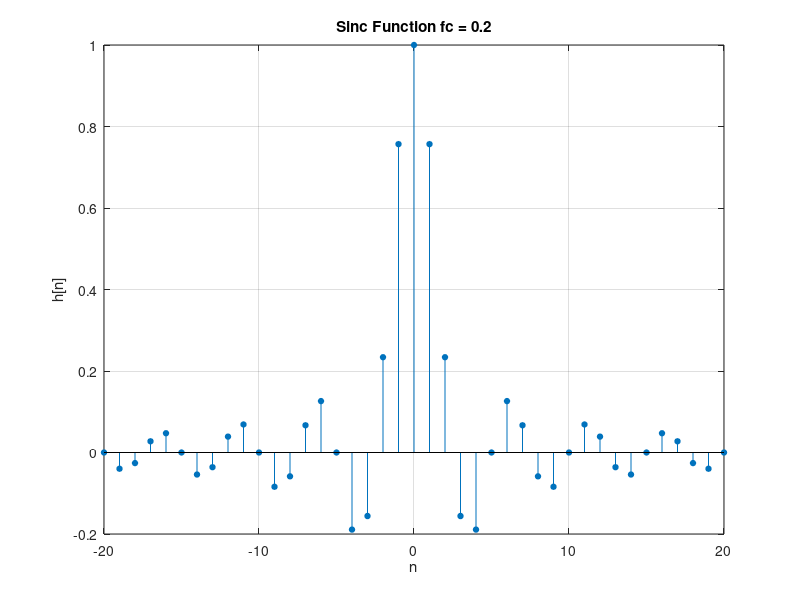
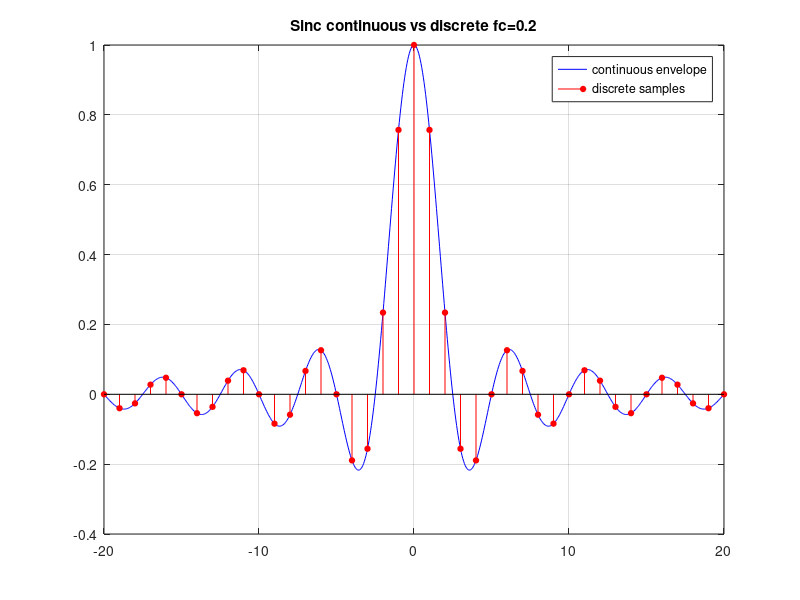
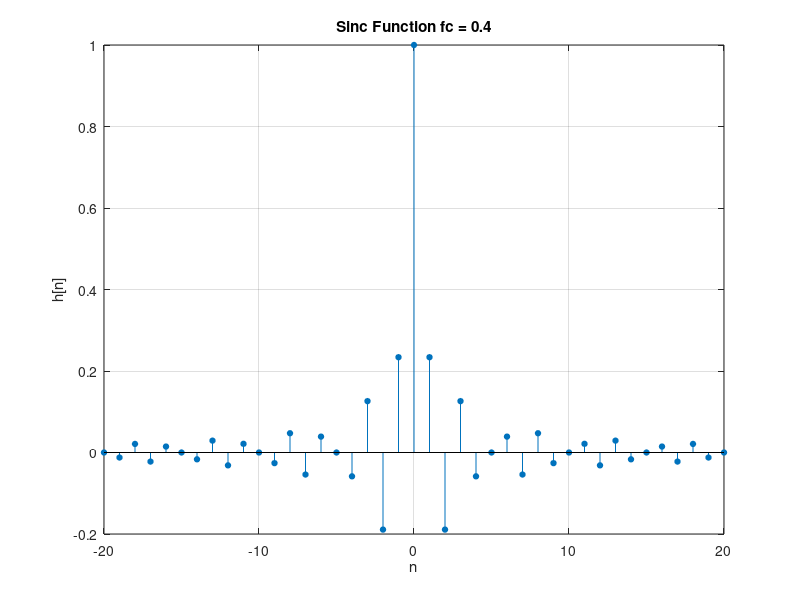
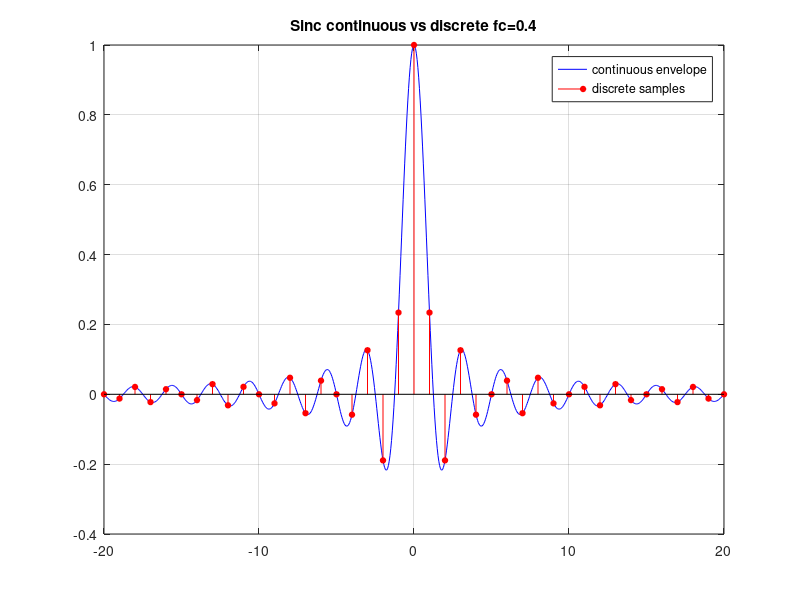

Here is the MATLAB script that generated these plots, in order:
% Sinc Function - Task A3
n = -20:20;

% fc = 0.2
fc = 0.2;
h = sinc(2*fc*n);

figure;
stem(n, h, 'filled', 'MarkerSize', 4);
title(['Sinc Function fc = ' num2str(fc)]);
xlabel('n'); ylabel('h[n]'); grid on;
print('sincfunc_plot1.png', '-dpng', '-r300');

% Find peak
[maxval maxidx] = max(h);
disp(['fc=0.2: Peak at n=' num2str(n(maxidx)) ' value=' num2str(maxval)]);

% Check zero crossings
for k = 1:5
  idx = round(1/(2*fc) * k) + 21;
  if idx <= length(h)
    disp(['fc=0.2: h[' num2str(k) '/(2*fc)] = ' num2str(h(idx))]);
  end
end

% Compare continuous vs discrete
figure;
t_cont = -20:0.05:20;
h_cont = sinc(2*fc*t_cont);
plot(t_cont, h_cont, 'b-'); hold on;
stem(n, h, 'filled', 'r', 'MarkerSize', 4);
legend('continuous envelope', 'discrete samples');
title('Sinc continuous vs discrete fc=0.2'); grid on;
print('sincfunc_plot2.png', '-dpng', '-r300');

% fc = 0.4
fc = 0.4;
h = sinc(2*fc*n);

figure;
stem(n, h, 'filled', 'MarkerSize', 4);
title(['Sinc Function fc = ' num2str(fc)]);
xlabel('n'); ylabel('h[n]'); grid on;
print('sincfunc_plot3.png', '-dpng', '-r300');

figure;
t_cont = -20:0.05:20;
h_cont = sinc(2*fc*t_cont);
plot(t_cont, h_cont, 'b-'); hold on;
stem(n, h, 'filled', 'r', 'MarkerSize', 4);
legend('continuous envelope', 'discrete samples');
title('Sinc continuous vs discrete fc=0.4'); grid on;
print('sincfunc_plot4.png', '-dpng', '-r300');
